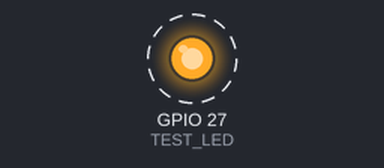
Bench run of a sketch on a simulated ESP32. Shown: output pins drawn as LEDs (lit = HIGH). Dashed ring = blinking. What the sketch prints to the serial monitor is not drawn.

Above: at 2.5 s.
Timing chart, 0 to 6.6 s (numbered marks = the images above):
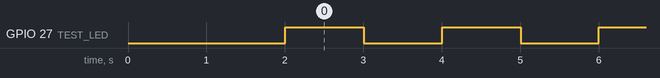

The sketch:

neuroguard_boot_test.ino
```cpp
// MINIMAL TEST — upload this alone to verify USB Serial (no OLED, no sensors).
// Tools -> Board -> ESP32 Dev Module, 115200 baud Serial Monitor, press EN after upload.

#define TEST_LED 27

void setup() {
  pinMode(TEST_LED, OUTPUT);
  Serial.begin(115200);
  delay(2000);
  Serial.println();
  Serial.println("NEUROGUARD BOOT TEST OK");
  Serial.println("If you read this, USB serial works.");
  Serial.println("Baud must be 115200 in Serial Monitor.");
}

void loop() {
  digitalWrite(TEST_LED, !digitalRead(TEST_LED));
  Serial.println("tick");
  delay(1000);
}
```

Measured:
- by itself, GPIO 27 (TEST_LED): alternates HIGH for 1.0 s and LOW for 1.0 s
